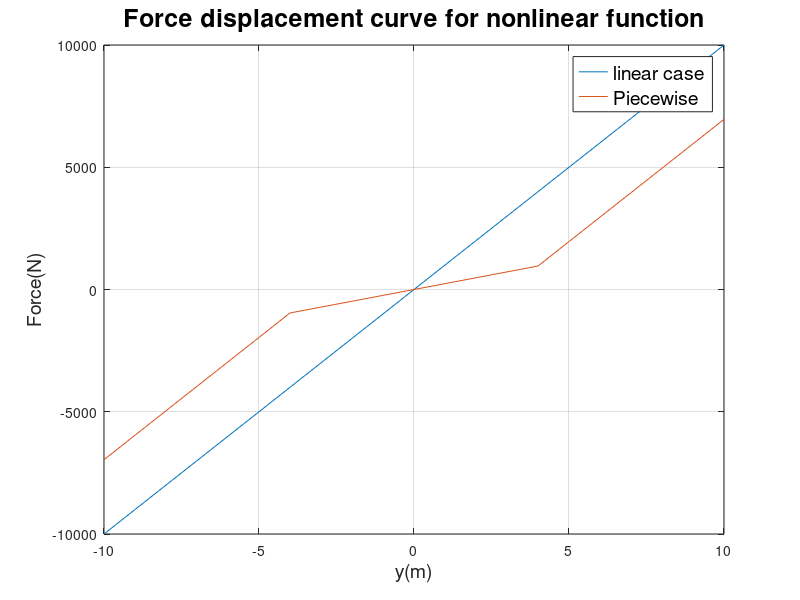

Source code (MATLAB):
%% Piecewise Curve
k2=240; %middle of the restoring force curve
k1=1000; %edges of the restoring force curve
s=4; % our distance function
dy=1;
y=(-10:dy:10)';  %column matrix
f=k1*y;  %linear case
f1=(y<-s).*((k1)*y+(k1-k2)*s)+(y>s).*(k1*y+(k2-k1)*s)+(y<=s).*(y>=-s).*(k2*y);
F=[y f1];
figure(1)
plot(y,f,y,f1)
grid on
xlabel('y(m)','FontSize', 14)
ylabel('Force(N)','FontSize', 14)
title ('Force displacement curve for nonlinear function','FontSize',18)
legend({'linear case','Piecewise'},'FontSize', 14)